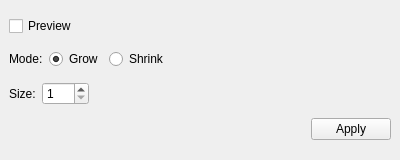
<?xml version="1.0" encoding="UTF-8"?>
<ui version="4.0">
 <class>MaskDilationWidget</class>
 <widget class="QWidget" name="MaskDilationWidget">
  <property name="geometry">
   <rect>
    <x>0</x>
    <y>0</y>
    <width>400</width>
    <height>160</height>
   </rect>
  </property>
  <property name="windowTitle">
   <string>Form</string>
  </property>
  <layout class="QVBoxLayout" name="verticalLayout">
   <property name="spacing">
    <number>6</number>
   </property>
   <property name="leftMargin">
    <number>9</number>
   </property>
   <property name="topMargin">
    <number>9</number>
   </property>
   <property name="rightMargin">
    <number>9</number>
   </property>
   <property name="bottomMargin">
    <number>9</number>
   </property>
   <item>
    <widget class="QCheckBox" name="preview_checkbox">
     <property name="toolTip">
      <string>Enable real-time preview of mask dilation changes</string>
     </property>
     <property name="text">
      <string>Preview</string>
     </property>
    </widget>
   </item>
   <item>
    <layout class="QHBoxLayout" name="mode_layout">
     <item>
      <widget class="QLabel" name="mode_label">
       <property name="text">
        <string>Mode:</string>
       </property>
      </widget>
     </item>
     <item>
      <widget class="QRadioButton" name="grow_radio">
       <property name="toolTip">
        <string>Grow (dilate) the mask to make it larger</string>
       </property>
       <property name="text">
        <string>Grow</string>
       </property>
       <property name="checked">
        <bool>true</bool>
       </property>
      </widget>
     </item>
     <item>
      <widget class="QRadioButton" name="shrink_radio">
       <property name="toolTip">
        <string>Shrink (erode) the mask to make it smaller</string>
       </property>
       <property name="text">
        <string>Shrink</string>
       </property>
      </widget>
     </item>
     <item>
      <spacer name="horizontalSpacer">
       <property name="orientation">
        <enum>Qt::Orientation::Horizontal</enum>
       </property>
       <property name="sizeHint" stdset="0">
        <size>
         <width>40</width>
         <height>20</height>
        </size>
       </property>
      </spacer>
     </item>
    </layout>
   </item>
   <item>
    <layout class="QHBoxLayout" name="size_layout">
     <item>
      <widget class="QLabel" name="size_label">
       <property name="text">
        <string>Size:</string>
       </property>
      </widget>
     </item>
     <item>
      <widget class="QSpinBox" name="size_spinbox">
       <property name="toolTip">
        <string>Size of the dilation/erosion operation (1-100 pixels)</string>
       </property>
       <property name="minimum">
        <number>1</number>
       </property>
       <property name="maximum">
        <number>100</number>
       </property>
       <property name="value">
        <number>1</number>
       </property>
      </widget>
     </item>
     <item>
      <spacer name="horizontalSpacer_2">
       <property name="orientation">
        <enum>Qt::Orientation::Horizontal</enum>
       </property>
       <property name="sizeHint" stdset="0">
        <size>
         <width>40</width>
         <height>20</height>
        </size>
       </property>
      </spacer>
     </item>
    </layout>
   </item>
   <item>
    <layout class="QHBoxLayout" name="button_layout">
     <item>
      <spacer name="buttonSpacer">
       <property name="orientation">
        <enum>Qt::Orientation::Horizontal</enum>
       </property>
       <property name="sizeHint" stdset="0">
        <size>
         <width>40</width>
         <height>20</height>
        </size>
       </property>
      </spacer>
     </item>
     <item>
      <widget class="QPushButton" name="apply_button">
       <property name="toolTip">
        <string>Apply the dilation changes permanently to the mask data</string>
       </property>
       <property name="text">
        <string>Apply</string>
       </property>
      </widget>
     </item>
    </layout>
   </item>
  </layout>
 </widget>
 <resources/>
 <connections/>
</ui> 
